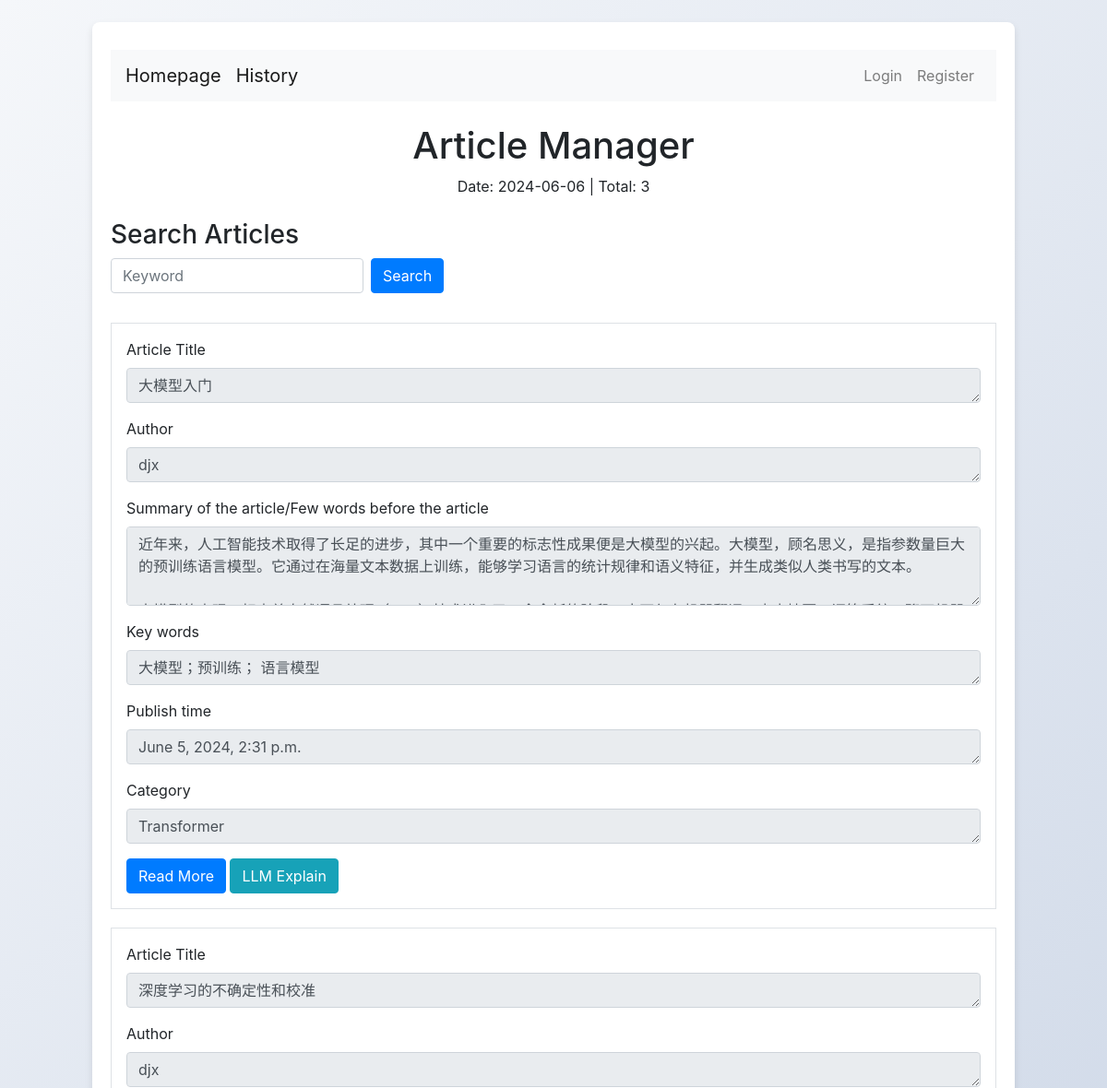
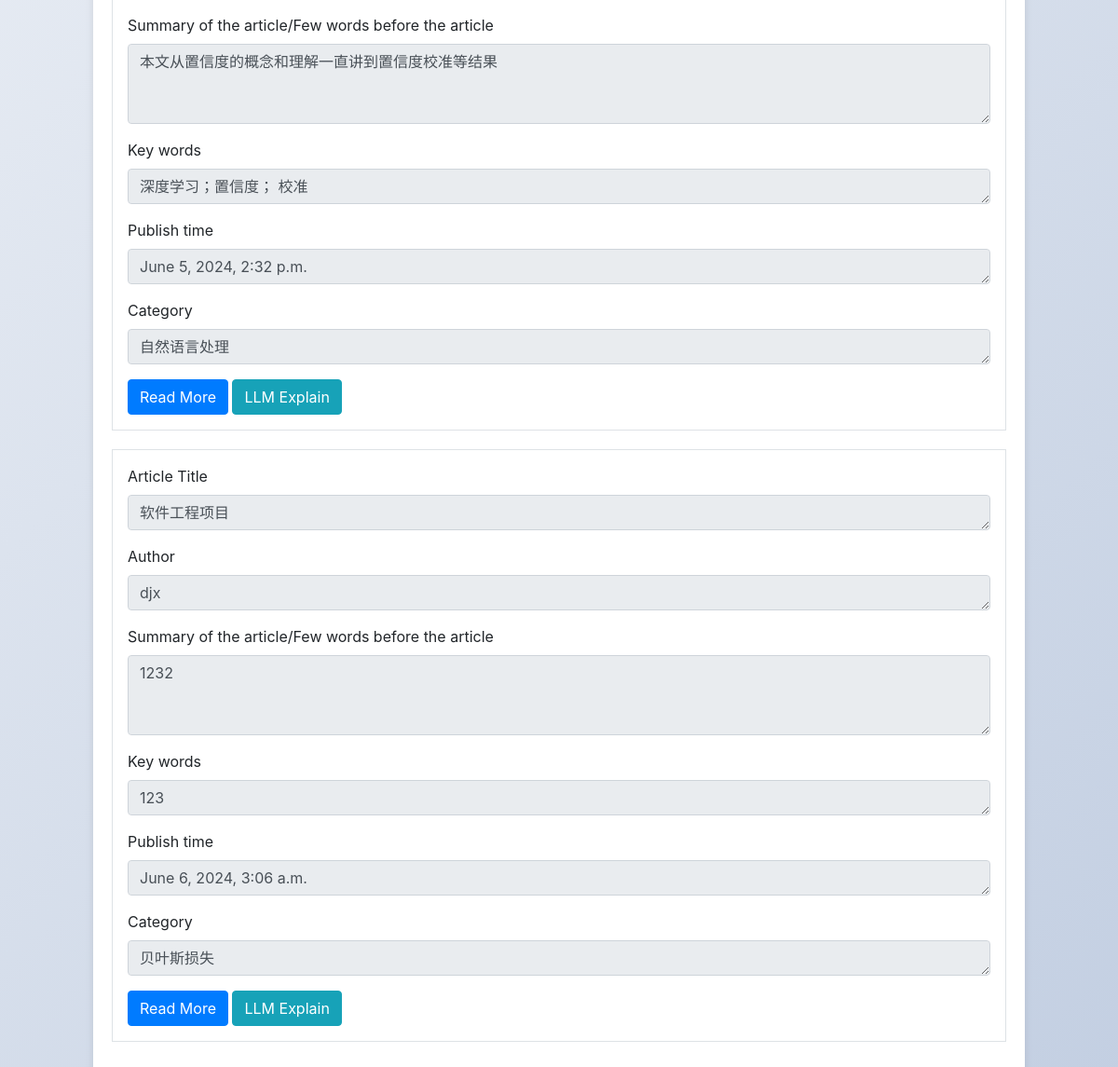
Before: / with the older database file (2 pictures, top to bottom).
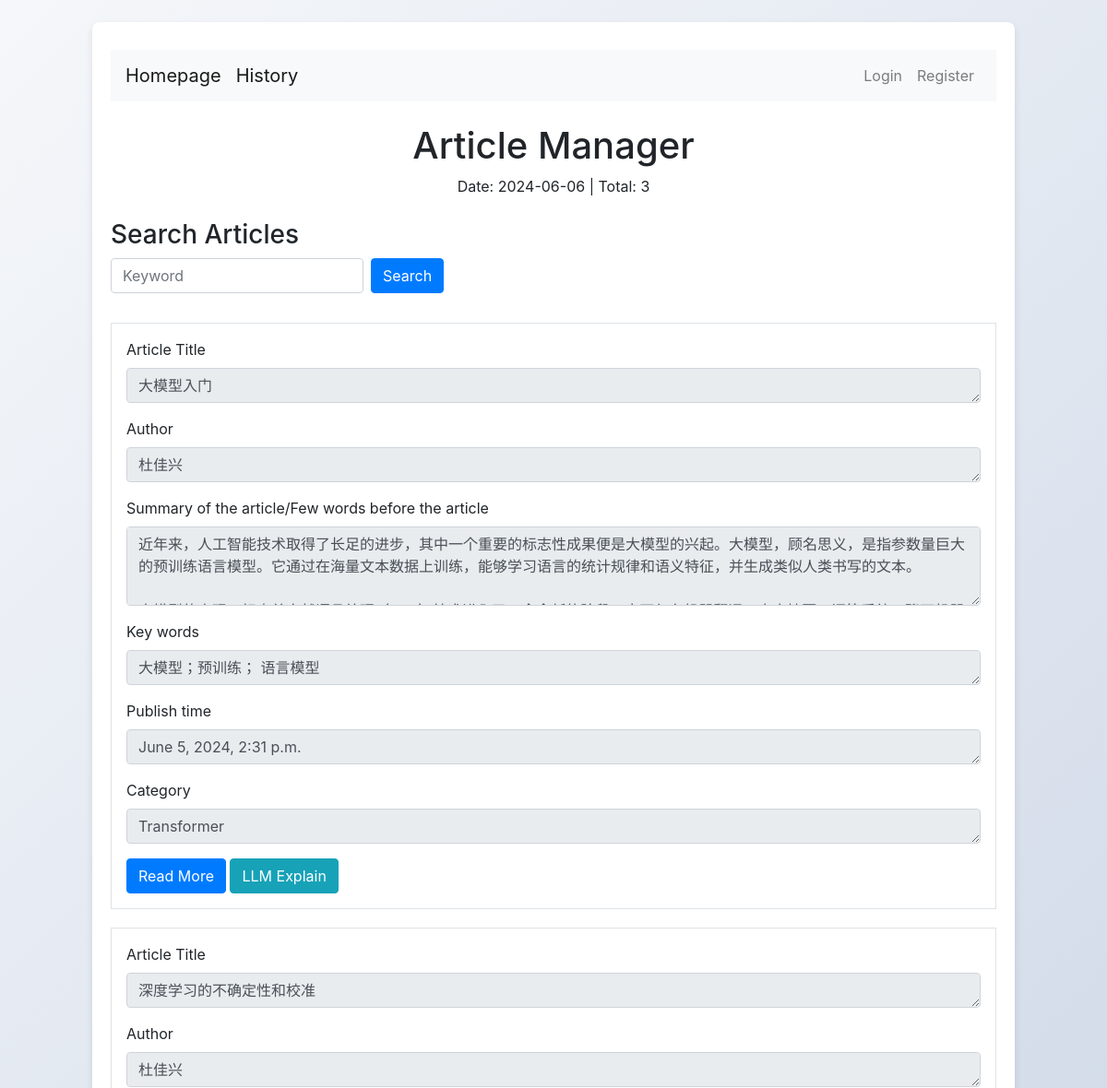
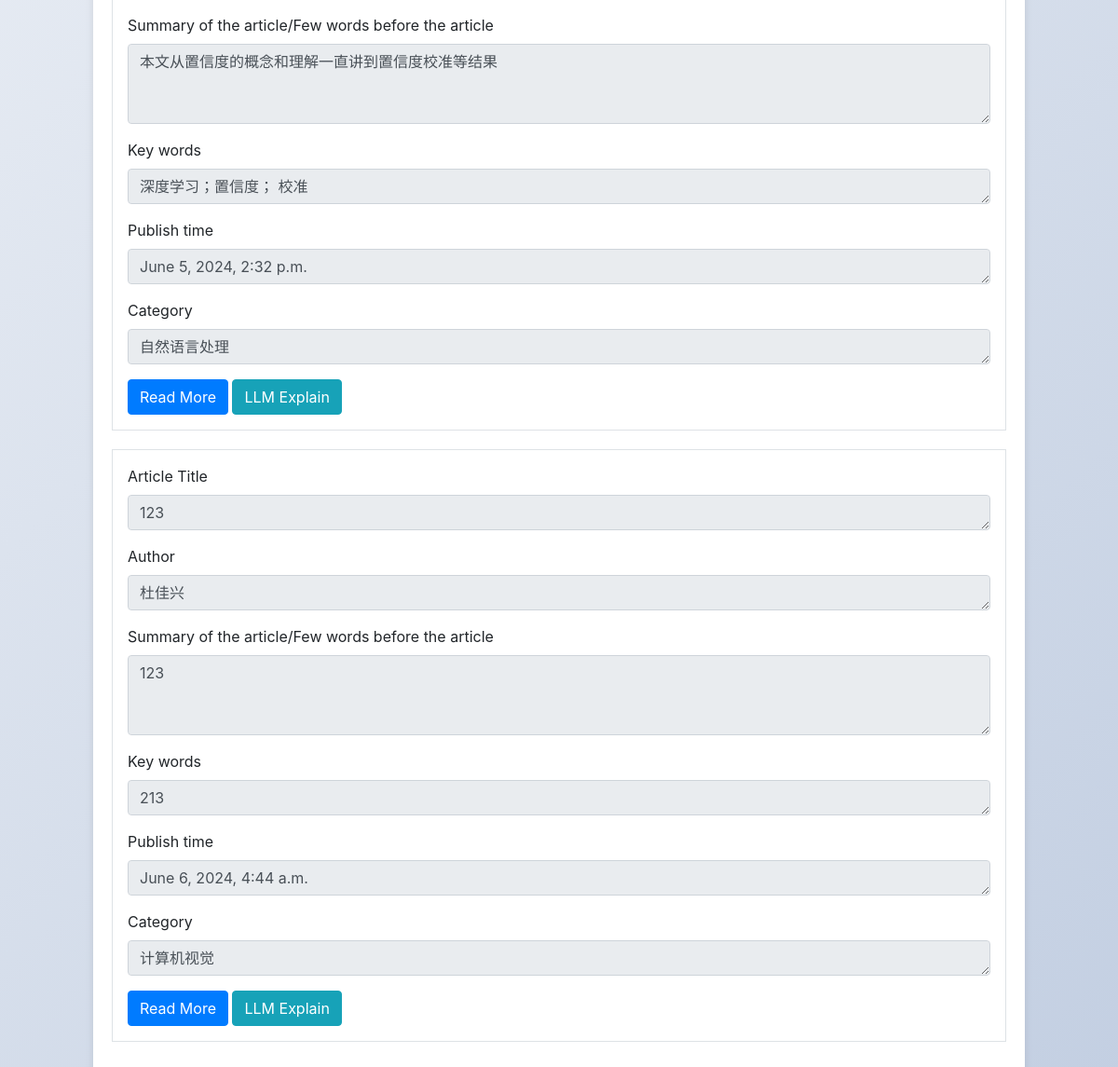
After: the same page with the newer database file (2 pictures, top to bottom).
### app01/models.py (models this page shows, shortened)
class Article(models.Model):
    title = models.CharField(max_length=200)
    author = models.CharField(max_length=200)
    summary = models.TextField()
    keywords = models.CharField(max_length=200)
    publish_time = models.DateTimeField(auto_now_add=True)  # 自动设置为添加时的时间
    content = models.TextField()
    category =  models.ForeignKey(Category, on_delete=models.CASCADE)

class Category(models.Model):
    name = models.CharField(max_length=100)
    level = models.IntegerField()
    parent = models.ForeignKey('self', on_delete=models.CASCADE,related_name='children',null=True, blank=True )

### app01/views.py (the view)
# urls.py: 2. Add a URL to urlpatterns:  path('', views.home, name='home')
def home(request):
    articles = Article.objects.all()
    current_date = datetime.date.today()
    current_date = current_date.strftime('%Y-%m-%d')
    total_articles = articles.count()
    return render(request, 'home.html', {'articles': articles, 'current_date': current_date, 'total_articles': total_articles})

### app01/templates/home.html (shortened to what this page needs)
<!DOCTYPE html>
<html lang="en">
<head>
    <link href="https://maxcdn.bootstrapcdn.com/bootstrap/4.5.2/css/bootstrap.min.css" rel="stylesheet">
</head>
<body>
<div class="container mt-4">
    <div class="top-buttons">
        <nav class="navbar navbar-expand-lg navbar-light bg-light">
            <a class="navbar-brand" href="{% url 'home' %}">Homepage</a>
            <a href="#" class="navbar-brand">History</a>
            <div class="collapse navbar-collapse" id="navbarNav">
                <ul class="navbar-nav ml-auto">
                    {% if user.is_authenticated %}
                        <li class="nav-item">
                            <a class="nav-link" href="{% url 'publish' %}">Publish</a>
                        </li>
                        <li class="nav-item">
                            <a class="nav-link" href="{% url 'personal' %}">Personal</a>
                        </li>
                        <li class="nav-item">
                            <a class="nav-link" href="{% url 'logout' %}">Logout</a>
                        </li>
                    {% else %}
                        <li class="nav-item">
                            <a class="nav-link" href="{% url 'login' %}">Login</a>
                        </li>
                        <li class="nav-item">
                            <a class="nav-link" href="{% url 'register' %}">Register</a>
                        </li>
                    {% endif %}
                </ul>
            </div>
        </nav>
    </div>
    <div class="text-center my-4">
        <h1>Article Manager</h1>
        <p id="dateTotal">Date: {{ current_date }} | Total: {{ total_articles }}</p>
    </div>
    <div class="my-4">
        <h3>Search Articles</h3>
        <form class="form-inline">
            <div class="form-group mb-2 mr-2">
                <input type="text" class="form-control" id="searchKeyword" placeholder="Keyword">
            </div>
            <button type="submit" class="btn btn-primary mb-2">Search</button>
        </form>
    </div>
    {% for article in articles %}
    <div class="article-section border p-3">
        <div class="form-group">
            <label for="articleTitle{{ forloop.counter }}">Article Title</label>
            <textarea class="form-control" id="articleTitle{{ forloop.counter }}" rows="1" readonly>{{ article.title }}</textarea>
        </div>
        <div class="form-group">
            <label for="author{{ forloop.counter }}">Author</label>
            <textarea class="form-control" id="author{{ forloop.counter }}" rows="1" readonly>{{ article.author }}</textarea>
        </div>
        <div class="form-group">
            <label for="summary{{ forloop.counter }}">Summary of the article/Few words before the article</label>
            <textarea class="form-control" id="summary{{ forloop.counter }}" rows="3" readonly>{{ article.summary }}</textarea>
        </div>
        <div class="form-group">
            <label for="keywords{{ forloop.counter }}">Key words</label>
            <textarea class="form-control" id="keywords{{ forloop.counter }}" rows="1" readonly>{{ article.keywords }}</textarea>
        </div>
        <div class="form-group">
            <label for="publishTime{{ forloop.counter }}">Publish time</label>
            <textarea class="form-control" id="publishTime{{ forloop.counter }}" rows="1" readonly>{{ article.publish_time }}</textarea>
        </div>
        <div class="form-group">
            <label for="category{{ forloop.counter }}">Category</label>
            <textarea class="form-control" id="category{{ forloop.counter }}" rows="1" readonly>{{ article.category.name }}</textarea>
        </div>
        <button class="btn btn-primary read-btn" data-article-id="{{ article.id }}">Read More</button>
        <button class="btn btn-info llm-explain-btn" data-article-id="{{ article.id }}">LLM Explain</button>
    </div>
    {% endfor %}
</div>
</body>
</html>

### app01/templates/home.html (style rules this page uses)
body { background: linear-gradient(135deg, #f5f7fa, #c3cfe2); min-height: 100vh; display: flex; justify-content: center; align-items: center; }
.container { background: white; border-radius: 8px; box-shadow: 0 4px 8px rgba(0, 0, 0, 0.1); padding: 20px; max-width: 1000px; width: 100%; margin: 10px; }
.top-buttons { margin: 10px 0; text-align: center; }
.article-section { margin-bottom: 20px; }
.btn { transition: background-color 0.3s, transform 0.3s; }

Changed rows visible on the page:
removed Article: title "软件工程项目", author "djx", summary "1232", keywords "123", publish_time "June 6, 2024, 3:06 a.m.", category.name "贝叶斯损失"
changed Article "大模型入门": author "djx" → "杜佳兴"
changed Article "深度学习的不确定性和校准": author "djx" → "杜佳兴"
added Article: title "123", author "杜佳兴", summary "123", keywords "213", publish_time "June 6, 2024, 4:44 a.m.", category.name "计算机视觉"
